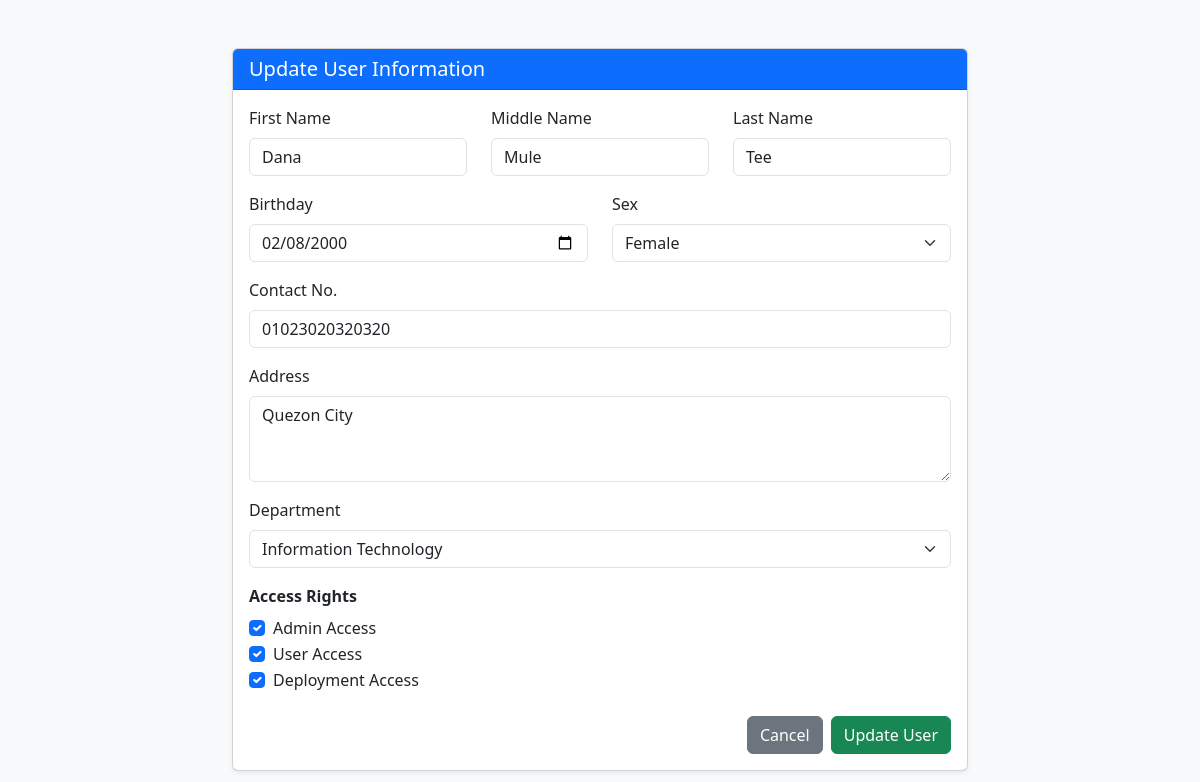
/selectedUser/12/, run on an earlier commit of the app's database.
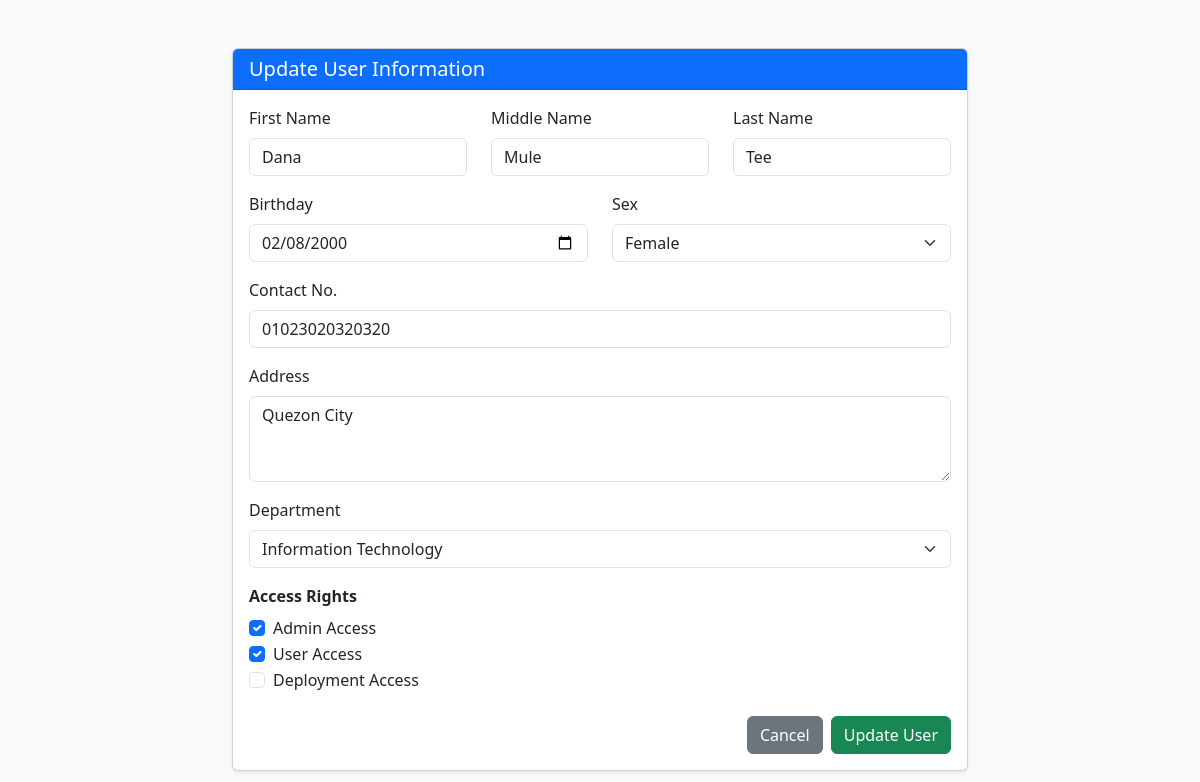
And on a later commit of the database.
### userLogin/models.py (models this page shows, shortened)
class Tbl_AdmUser(models.Model):
    credentials = models.OneToOneField( userCredentials,on_delete=models.CASCADE,null=True)
    fname = models.CharField(max_length=100)
    mname = models.CharField(max_length=100)
    lname = models.CharField(max_length=100)
    bday = models.DateField()
    sex= models.CharField( max_length=1, choices=[ ('M','Male'), ('F','Female')])
    address = models.TextField()
    contactNo = models.CharField(max_length=20)
    isAdmin = models.BooleanField(default=False)
    isUser = models.BooleanField(default = True)
    isDeploy = models.BooleanField(default = False)
    dept = models.ForeignKey(TblAdmDepartment, on_delete=models.PROTECT, null= True, blank =True)

class TblAdmDepartment(models.Model):
    dept = models.CharField(max_length=100)

### userLogin/views.py (the view)
# urls.py: path('selectedUser/<int:id>/',UI_selectUsertUpdate, name ='selectedUser'),
def UI_selectUsertUpdate(request, id):
    user = get_object_or_404(Tbl_AdmUser, id=id)
    userDept = TblAdmDepartment.objects.all()
    return render(request,'userLogin/UI_UpdateUserLogin.html', {
        'user': user,
        'userDept': userDept
    })

### userLogin/templates/userLogin/UI_UpdateUserLogin.html (shortened to what the changed rows need)
<!DOCTYPE html>
<html lang="en">
<head>
    <link href="https://cdn.jsdelivr.net/npm/bootstrap@5.3.2/dist/css/bootstrap.min.css" rel="stylesheet">
</head>
<body class="bg-light">
<div class="container mt-5">
    <div class="row justify-content-center">
        <div class="col-lg-8">
            <div class="card shadow-sm">
                <div class="card-body">
                    <form method="POST" action="{% url 'updateUserData' user.id%}">
                        <div class="row mb-3">
                            <div class="col-md-4">
                                <label class="form-label">First Name</label>
                                <input type="text" name="fname" class="form-control" value="{{ user.fname }}" required>
                            </div>
                            <div class="col-md-4">
                                <label class="form-label">Middle Name</label>
                                <input type="text" name="mname" class="form-control" value="{{ user.mname }}">
                            </div>
                            <div class="col-md-4">
                                <label class="form-label">Last Name</label>
                                <input type="text" name="lname" class="form-control" value="{{ user.lname }}" required>
                            </div>
                        </div>
                        <div class="row mb-3">
                            <div class="col-md-6">
                                <label class="form-label">Birthday</label>
                                <input type="date" name="bday" class="form-control" value="{{ user.bday|date:'Y-m-d' }}" required>
                            </div>
                            <div class="col-md-6">
                                <label class="form-label">Sex</label>
                                <select name="sex" class="form-select" required>
                                    <option value="F" {% if user.sex == 'F' %}selected{% endif %}>Female</option>
                                </select>
                            </div>
                        </div>
                        <div class="mb-3">
                            <label class="form-label">Contact No.</label>
                            <input type="text" name="contactNo" class="form-control" value="{{ user.contactNo }}">
                        </div>
                        <div class="mb-3">
                            <label class="form-label">Address</label>
                            <textarea name="address" class="form-control" rows="3">{{ user.address }}</textarea>
                        </div>
                        <div class="mb-3">
                            <label class="form-label">Department</label>
                            <select name="dept" class="form-select">
    {% for d in userDept %}
        <option value="{{ d.id }}"
            {% if user.dept_id == d.id %}selected{% endif %}>
            {{ d.dept }}
        </option>
    {% endfor %}
                            </select>
                        </div>
                        <div class="mb-4">
                            <div class="form-check">
                                <input class="form-check-input" type="checkbox" name="isAdmin" id="isAdmin"
                                       {% if user.isAdmin %}checked{% endif %}>
                                <label class="form-check-label" for="isAdmin">Admin Access</label>
                            </div>
                            <div class="form-check">
                                <input class="form-check-input" type="checkbox" name="isUser" id="isUser"
                                       {% if user.isUser %}checked{% endif %}>
                                <label class="form-check-label" for="isUser">User Access</label>
                            </div>
                            <div class="form-check">
                                <input class="form-check-input" type="checkbox" name="isDeploy" id="isDeploy"
                                       {% if user.isDeploy %}checked{% endif %}>
                                <label class="form-check-label" for="isDeploy">Deployment Access</label>
                            </div>
                        </div>
                    </form>
                </div>
            </div>
        </div>
    </div>
</div>
</body>
</html>

What changed in the data, as far as the page shows it:
changed Tbl_AdmUser "Dana": isDeploy "☑" → "☐"
